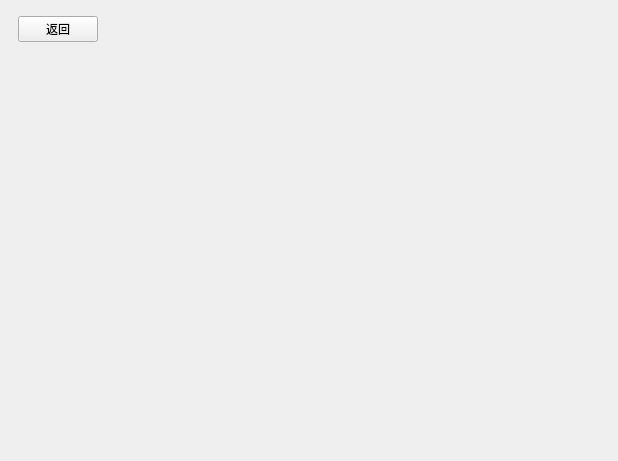
<?xml version="1.0" encoding="UTF-8"?>
<ui version="4.0">
 <class>SearchResultWidget</class>
 <widget class="QWidget" name="SearchResultWidget">
  <property name="geometry">
   <rect>
    <x>0</x>
    <y>0</y>
    <width>618</width>
    <height>461</height>
   </rect>
  </property>
  <property name="windowTitle">
   <string>Form</string>
  </property>
  <layout class="QVBoxLayout" name="verticalLayout_2">
   <property name="leftMargin">
    <number>0</number>
   </property>
   <property name="topMargin">
    <number>0</number>
   </property>
   <property name="rightMargin">
    <number>0</number>
   </property>
   <property name="bottomMargin">
    <number>0</number>
   </property>
   <item>
    <layout class="QVBoxLayout" name="verticalLayout" stretch="15,100">
     <item>
      <layout class="QHBoxLayout" name="horizontalLayout">
       <item>
        <spacer name="horizontalSpacer">
         <property name="orientation">
          <enum>Qt::Horizontal</enum>
         </property>
         <property name="sizeType">
          <enum>QSizePolicy::Fixed</enum>
         </property>
         <property name="sizeHint" stdset="0">
          <size>
           <width>18</width>
           <height>20</height>
          </size>
         </property>
        </spacer>
       </item>
       <item>
        <widget class="QPushButton" name="ReturnBtn">
         <property name="minimumSize">
          <size>
           <width>40</width>
           <height>0</height>
          </size>
         </property>
         <property name="text">
          <string>返回</string>
         </property>
        </widget>
       </item>
       <item>
        <spacer name="horizontalSpacer_2">
         <property name="orientation">
          <enum>Qt::Horizontal</enum>
         </property>
         <property name="sizeType">
          <enum>QSizePolicy::Expanding</enum>
         </property>
         <property name="sizeHint" stdset="0">
          <size>
           <width>18</width>
           <height>20</height>
          </size>
         </property>
        </spacer>
       </item>
       <item>
        <widget class="QLabel" name="SearchResultLabel">
         <property name="text">
          <string/>
         </property>
        </widget>
       </item>
       <item>
        <spacer name="horizontalSpacer_3">
         <property name="orientation">
          <enum>Qt::Horizontal</enum>
         </property>
         <property name="sizeType">
          <enum>QSizePolicy::Fixed</enum>
         </property>
         <property name="sizeHint" stdset="0">
          <size>
           <width>23</width>
           <height>20</height>
          </size>
         </property>
        </spacer>
       </item>
      </layout>
     </item>
     <item>
      <layout class="QHBoxLayout" name="horizontalLayout_2" stretch="0">
       <item>
        <widget class="QWidget" name="resultWidght" native="true">
         <property name="minimumSize">
          <size>
           <width>0</width>
           <height>0</height>
          </size>
         </property>
        </widget>
       </item>
      </layout>
     </item>
    </layout>
   </item>
  </layout>
 </widget>
 <resources/>
 <connections/>
</ui>
